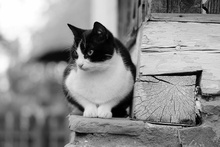
%> input picture assignment1/A0116430W_Liu_Xingyu_EE5731_Assignment1/Part1/cat.jpg, 220 x 147 px, shrunk from 910 x 607 before the run
$ octave part1.m   (GNU Octave 9; MATLAB toolbox functions it lacks are replaced by stand-ins)
%> lines starting %> are read from the running program, lines starting %| are printed output that depends on the picture
%% Part 1
clc;
clear;

% kernels

img = double(rgb2gray((imread('cat.jpg'))));
%> img: size 147x220 double; min 0, max 255, mean 143.5
[imghgt, imgwdh] = size(img);
%> imghgt = 147; imgwdh = 220


% sobel kernel horizontal and vertical
sobel_Gy = [-1, 0, 1; -2, 0, 2; -1, 0, 1];
sobel_Gx = [-1, -2, -1; 0, 0, 0; 1, 2, 1];

% gaussian kernel
gaussian_kernel1 = [1, 2, 1; 2, 4, 2; 1, 2, 1];
gaussian_kernel2 = [1, 4, 7, 4, 1;...
                    4, 16, 26, 16, 4;...
                    7, 26, 41, 26, 7;...
                    4, 16, 26, 16, 4;...
                    1, 4, 7, 4, 1;...
                    ];
gaussian_kernel3 = [0, 0, 0, 5, 0, 0, 0;...
                    0, 5, 18, 32, 18, 5, 0;...
                    0, 18, 64, 100, 64, 18, 0;...
                    5, 32, 100, 100, 100, 32, 5;...
                    0, 18, 64, 100, 64, 18, 0;...
                    0, 5, 18, 32, 18, 5, 0;...
                    0, 0, 0, 5, 0, 0, 0;...
                    ];

% haar like kernel
haar1 = [-1, 1];
haar2 = [-1; 1];
haar3 = [1, -1, 1];
haar4 = [1; -1; 1];
haar5 = [-1, 1; 1, -1];

haar6 = [-1, -1, -1, 1, 1, 1; -1, -1, -1, 1, 1, 1; -1, -1, -1, 1, 1, 1];

%% 2D Convolution

kernel = haar6; % please change the kernel here to do different convolution
[kernelhgt1, kernelwdh1] = size(kernel);
output1 = [];

for i = 1:imghgt - kernelhgt1 + 1
    for j = 1:imgwdh - kernelwdh1 + 1

        sum = 0;

        area = img(i:i + kernelhgt1 - 1, j:j + kernelwdh1 - 1);
        for k = 1:kernelhgt1
            for l = 1:kernelwdh1
                sum = sum + area(k, l) * kernel(k, l);
            end
        end
        output1(i, j) = sum;
    end
end
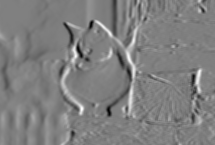
%> output1: size 145x215 double; min -1537, max 1524, mean -3.5; drawn with min black and max white

figure(1)
imshow(output1, []);


%% below is the for combining sobel vertical and horizontal kernel

kernel1 = sobel_Gx;
kernel2 = sobel_Gy;

[kernelhgt2, kernelwdh2] = size(kernel1);
output2 = [];

for i = 1:imghgt - kernelhgt2 + 1
    for j = 1:imgwdh - kernelwdh2 + 1

        sum = 0;
        sum1 = 0;
        sum2 = 0;

        area = img(i:i + kernelhgt2 - 1, j:j + kernelwdh2 - 1);
        for k = 1:kernelhgt2
            for l = 1:kernelwdh2
                sum1 = sum1 + area(k, l) * kernel1(k, l);
                sum2 = sum2 + area(k, l) * kernel2(k, l);
                sum = sqrt(sum1^2 + sum2^2);
            end
        end
        output2(i, j) = sum;
    end
end
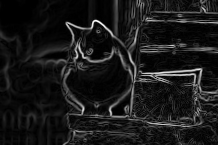
%> output2: size 145x218 double; min 0, max 908.7, mean 90.8; drawn with min black and max white

figure(2)
imshow(output2, []);
